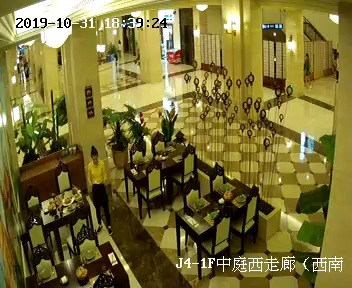
#> input picture image/1.jpg, 352 x 288 px
$ python main.py
#> lines starting #> are read from the running program, lines starting #| are printed output that depends on the picture; after the words box and inside, x2 and y2 are one past the last pixel; in counts of white or black regions, pixels touching at a corner belong together
import os
import datetime
import cv2

if __name__ == "__main__":
    location_path = os.path.realpath(os.path.dirname(__file__))
    jpg = os.path.join(location_path, "..", "1.jpg")
    image = cv2.imread(jpg)
#> image is the input picture: shape (288, 352, 3); mean B, G, R 52.2, 110, 120.5
    now = str(datetime.datetime.now())
    cv2.putText(image, now, (10, 50),
                cv2.FONT_HERSHEY_SIMPLEX, 1, (0, 0, 255), 1)
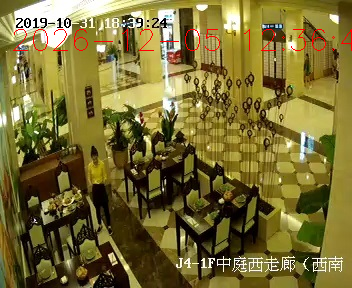
#> image: shape (288, 352, 3); 0.66% of pixels changed, all inside (x1, y1, x2, y2) = (13, 29, 352, 51)
    cv2.imshow("put text", image)
    cv2.waitKey(0)

$ run again, with image/30.jpg copied over image/1.jpg
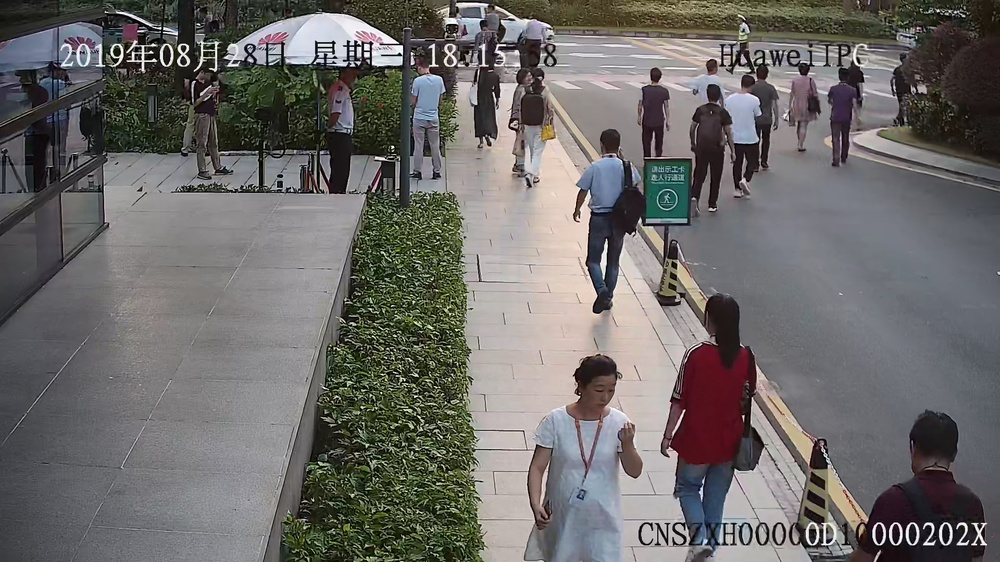
#> input picture image/30.jpg, 1000 x 562 px, shrunk from 1920 x 1080 before the run
#> image is the input picture: shape (562, 1000, 3); mean B, G, R 104.8, 106.5, 108.7
#> `cv2.putText(image, now, (10, 50), cv2.FONT_HERSHEY_SIMPLEX, 1, (0, 0, ..`:
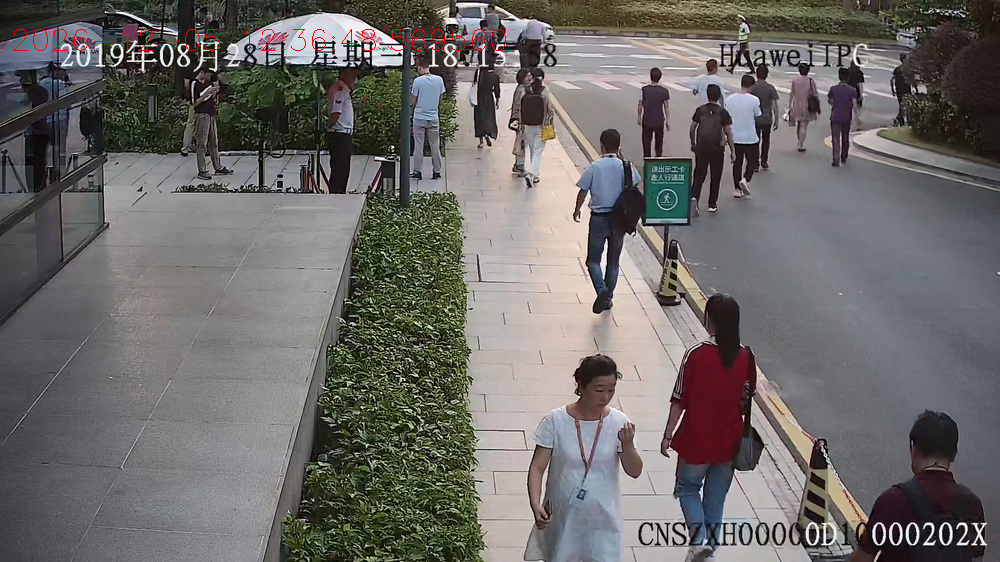
#> image: shape (562, 1000, 3); 0.19% of pixels changed, all inside (x1, y1, x2, y2) = (13, 29, 506, 51)

$ run again, with image/490.jpg copied over image/1.jpg
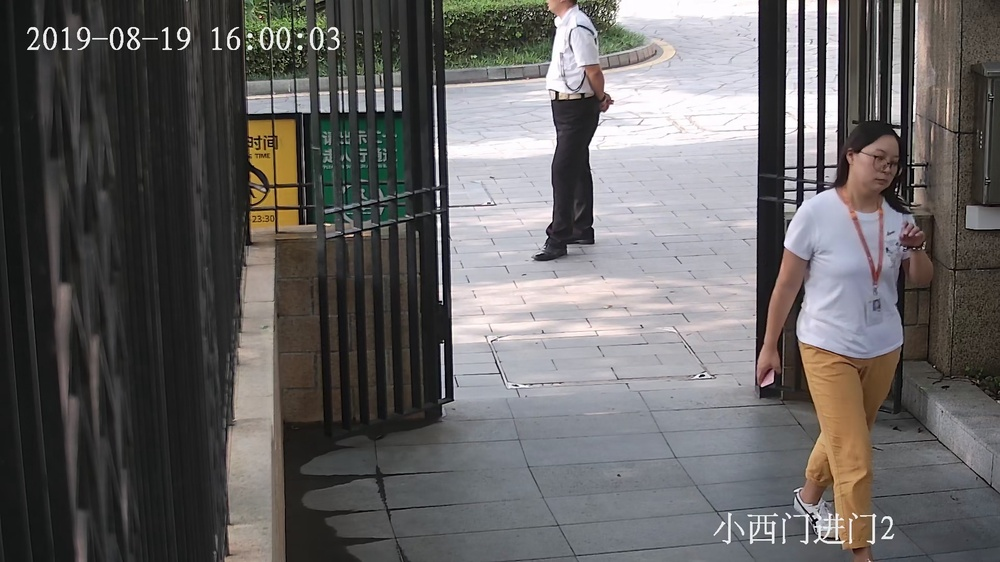
#> input picture image/490.jpg, 1000 x 562 px, shrunk from 1920 x 1080 before the run
#> image is the input picture: shape (562, 1000, 3); mean B, G, R 98, 98.3, 100.7
#> `cv2.putText(image, now, (10, 50), cv2.FONT_HERSHEY_SIMPLEX, 1, (0, 0, ..`:
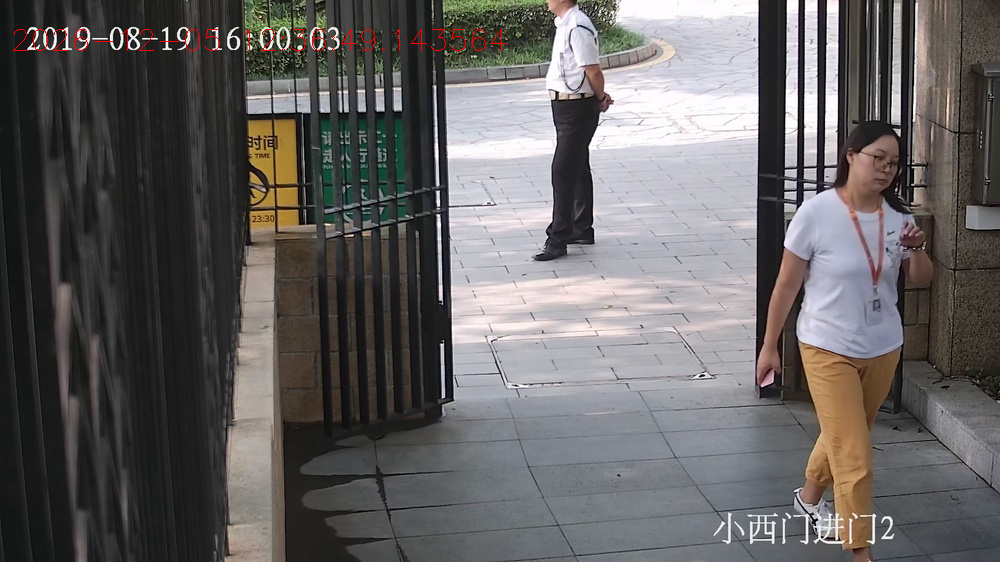
#> image: shape (562, 1000, 3); 0.18% of pixels changed, all inside (x1, y1, x2, y2) = (13, 29, 507, 51)

$ run again, with image/60.jpg copied over image/1.jpg
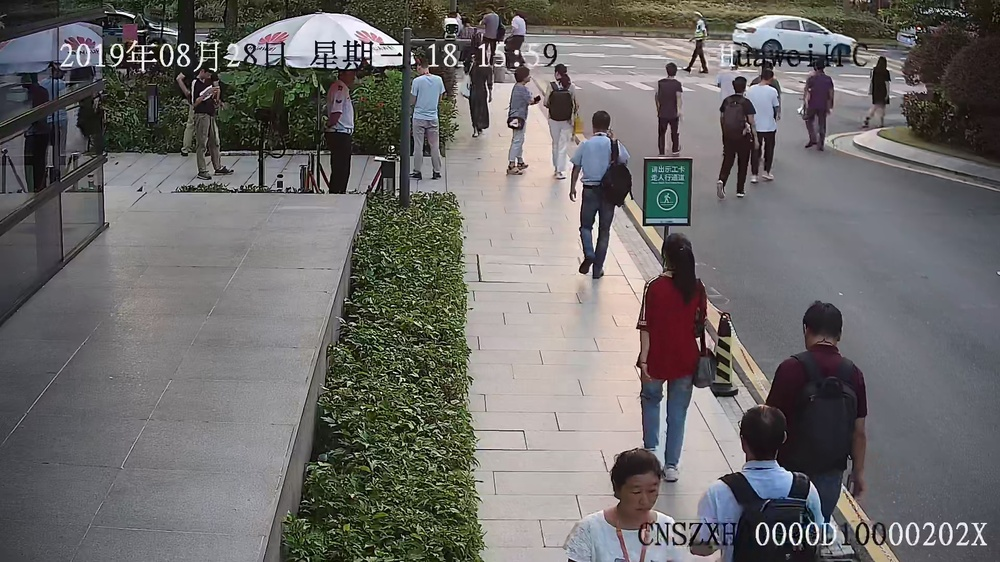
#> input picture image/60.jpg, 1000 x 562 px, shrunk from 1920 x 1080 before the run
#> image is the input picture: shape (562, 1000, 3); mean B, G, R 105.6, 106.6, 108.5
#> `cv2.putText(image, now, (10, 50), cv2.FONT_HERSHEY_SIMPLEX, 1, (0, 0, ..`:
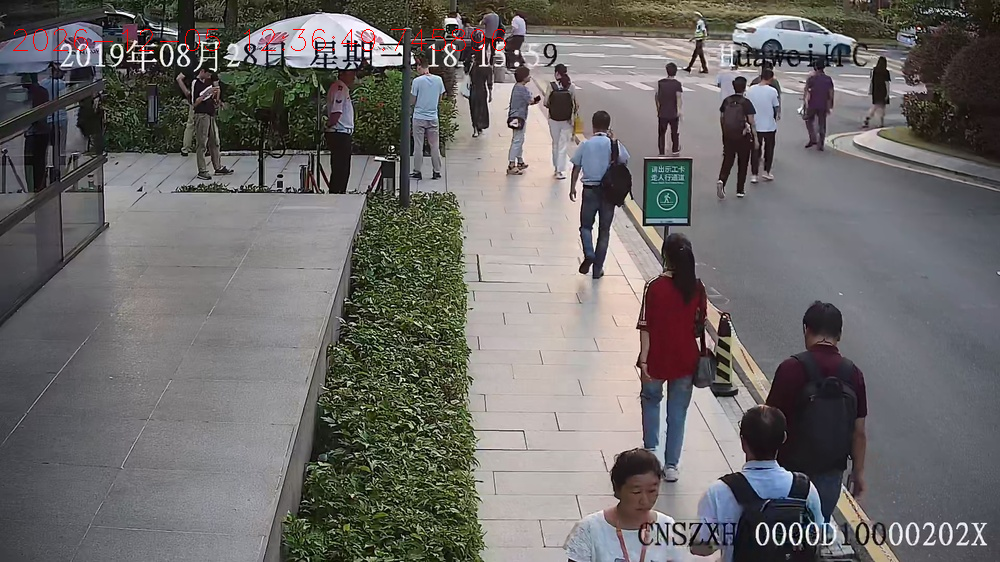
#> image: shape (562, 1000, 3); 0.19% of pixels changed, all inside (x1, y1, x2, y2) = (13, 29, 506, 51)
